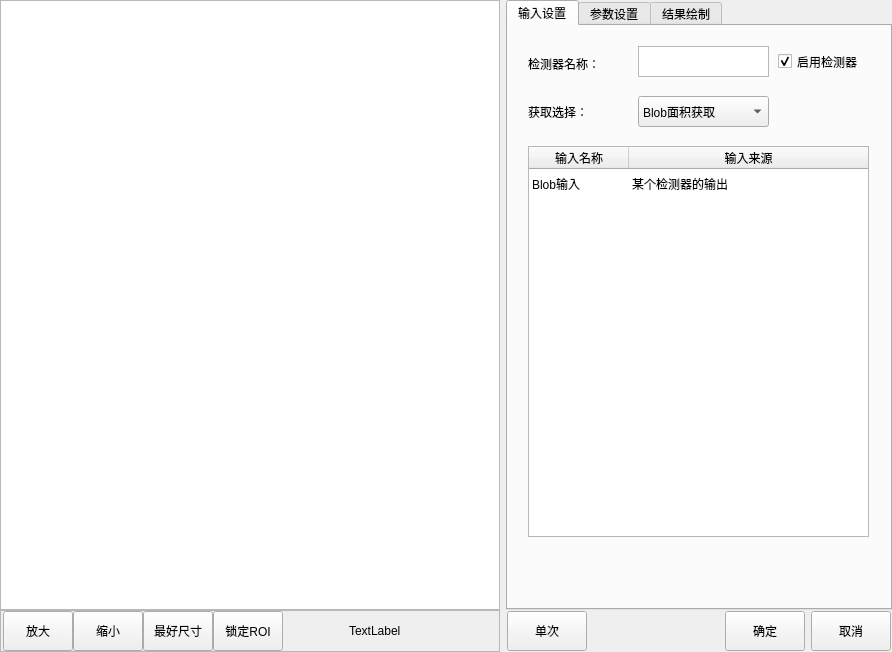
<?xml version="1.0" encoding="UTF-8"?>
<ui version="4.0">
 <class>CMvBlobRelevantGetting</class>
 <widget class="QWidget" name="CMvBlobRelevantGetting">
  <property name="geometry">
   <rect>
    <x>0</x>
    <y>0</y>
    <width>892</width>
    <height>652</height>
   </rect>
  </property>
  <property name="windowTitle">
   <string>Blob相关获取</string>
  </property>
  <layout class="QHBoxLayout" name="horizontalLayout_3">
   <property name="leftMargin">
    <number>0</number>
   </property>
   <property name="topMargin">
    <number>0</number>
   </property>
   <property name="rightMargin">
    <number>0</number>
   </property>
   <property name="bottomMargin">
    <number>0</number>
   </property>
   <item>
    <layout class="QVBoxLayout" name="verticalLayout_2">
     <property name="spacing">
      <number>0</number>
     </property>
     <item>
      <widget class="QGraphicsView" name="graphicsView_mainImage">
       <property name="minimumSize">
        <size>
         <width>500</width>
         <height>600</height>
        </size>
       </property>
       <property name="maximumSize">
        <size>
         <width>16777215</width>
         <height>16777215</height>
        </size>
       </property>
      </widget>
     </item>
     <item>
      <widget class="QFrame" name="frame">
       <property name="minimumSize">
        <size>
         <width>500</width>
         <height>42</height>
        </size>
       </property>
       <property name="maximumSize">
        <size>
         <width>500</width>
         <height>42</height>
        </size>
       </property>
       <property name="frameShape">
        <enum>QFrame::StyledPanel</enum>
       </property>
       <property name="frameShadow">
        <enum>QFrame::Raised</enum>
       </property>
       <layout class="QHBoxLayout" name="horizontalLayout">
        <property name="spacing">
         <number>0</number>
        </property>
        <property name="leftMargin">
         <number>2</number>
        </property>
        <property name="topMargin">
         <number>0</number>
        </property>
        <property name="rightMargin">
         <number>0</number>
        </property>
        <property name="bottomMargin">
         <number>0</number>
        </property>
        <item>
         <widget class="QPushButton" name="pushButton_zoomIn">
          <property name="minimumSize">
           <size>
            <width>70</width>
            <height>40</height>
           </size>
          </property>
          <property name="maximumSize">
           <size>
            <width>70</width>
            <height>40</height>
           </size>
          </property>
          <property name="text">
           <string>放大</string>
          </property>
         </widget>
        </item>
        <item>
         <widget class="QPushButton" name="pushButton_zoomOut">
          <property name="minimumSize">
           <size>
            <width>70</width>
            <height>40</height>
           </size>
          </property>
          <property name="maximumSize">
           <size>
            <width>70</width>
            <height>40</height>
           </size>
          </property>
          <property name="text">
           <string>缩小</string>
          </property>
         </widget>
        </item>
        <item>
         <widget class="QPushButton" name="pushButton_zoomBest">
          <property name="minimumSize">
           <size>
            <width>70</width>
            <height>40</height>
           </size>
          </property>
          <property name="maximumSize">
           <size>
            <width>70</width>
            <height>40</height>
           </size>
          </property>
          <property name="text">
           <string>最好尺寸</string>
          </property>
         </widget>
        </item>
        <item>
         <widget class="QPushButton" name="pushButton_lockRoiMove">
          <property name="minimumSize">
           <size>
            <width>70</width>
            <height>40</height>
           </size>
          </property>
          <property name="maximumSize">
           <size>
            <width>70</width>
            <height>40</height>
           </size>
          </property>
          <property name="text">
           <string>锁定ROI</string>
          </property>
         </widget>
        </item>
        <item>
         <spacer name="horizontalSpacer">
          <property name="orientation">
           <enum>Qt::Horizontal</enum>
          </property>
          <property name="sizeHint" stdset="0">
           <size>
            <width>63</width>
            <height>20</height>
           </size>
          </property>
         </spacer>
        </item>
        <item>
         <widget class="QLabel" name="label_mousePos">
          <property name="minimumSize">
           <size>
            <width>150</width>
            <height>40</height>
           </size>
          </property>
          <property name="maximumSize">
           <size>
            <width>150</width>
            <height>40</height>
           </size>
          </property>
          <property name="text">
           <string>TextLabel</string>
          </property>
         </widget>
        </item>
       </layout>
      </widget>
     </item>
    </layout>
   </item>
   <item>
    <layout class="QVBoxLayout" name="verticalLayout">
     <property name="spacing">
      <number>0</number>
     </property>
     <item>
      <widget class="QTabWidget" name="tabWidget">
       <property name="minimumSize">
        <size>
         <width>382</width>
         <height>602</height>
        </size>
       </property>
       <property name="maximumSize">
        <size>
         <width>16777215</width>
         <height>16777215</height>
        </size>
       </property>
       <property name="currentIndex">
        <number>0</number>
       </property>
       <widget class="QWidget" name="tab">
        <attribute name="title">
         <string>输入设置</string>
        </attribute>
        <widget class="QLabel" name="label_funcName">
         <property name="geometry">
          <rect>
           <x>20</x>
           <y>30</y>
           <width>81</width>
           <height>16</height>
          </rect>
         </property>
         <property name="text">
          <string>检测器名称：</string>
         </property>
        </widget>
        <widget class="QCheckBox" name="checkBox_enableFunc">
         <property name="geometry">
          <rect>
           <x>270</x>
           <y>20</y>
           <width>101</width>
           <height>31</height>
          </rect>
         </property>
         <property name="minimumSize">
          <size>
           <width>101</width>
           <height>31</height>
          </size>
         </property>
         <property name="text">
          <string>启用检测器</string>
         </property>
         <property name="checked">
          <bool>true</bool>
         </property>
        </widget>
        <widget class="QPlainTextEdit" name="plainTextEdit_funcName">
         <property name="geometry">
          <rect>
           <x>130</x>
           <y>20</y>
           <width>131</width>
           <height>31</height>
          </rect>
         </property>
         <property name="minimumSize">
          <size>
           <width>131</width>
           <height>31</height>
          </size>
         </property>
         <property name="maximumSize">
          <size>
           <width>131</width>
           <height>31</height>
          </size>
         </property>
         <property name="overwriteMode">
          <bool>false</bool>
         </property>
        </widget>
        <widget class="QTableWidget" name="tableWidget_input">
         <property name="geometry">
          <rect>
           <x>20</x>
           <y>120</y>
           <width>341</width>
           <height>391</height>
          </rect>
         </property>
         <property name="editTriggers">
          <set>QAbstractItemView::NoEditTriggers</set>
         </property>
         <property name="selectionMode">
          <enum>QAbstractItemView::SingleSelection</enum>
         </property>
         <property name="textElideMode">
          <enum>Qt::ElideRight</enum>
         </property>
         <property name="verticalScrollMode">
          <enum>QAbstractItemView::ScrollPerItem</enum>
         </property>
         <property name="showGrid">
          <bool>false</bool>
         </property>
         <attribute name="horizontalHeaderStretchLastSection">
          <bool>true</bool>
         </attribute>
         <attribute name="verticalHeaderVisible">
          <bool>false</bool>
         </attribute>
         <attribute name="verticalHeaderCascadingSectionResizes">
          <bool>false</bool>
         </attribute>
         <row>
          <property name="text">
           <string>1</string>
          </property>
         </row>
         <column>
          <property name="text">
           <string>输入名称</string>
          </property>
         </column>
         <column>
          <property name="text">
           <string>输入来源</string>
          </property>
         </column>
         <item row="0" column="0">
          <property name="text">
           <string>Blob输入</string>
          </property>
         </item>
         <item row="0" column="1">
          <property name="text">
           <string>某个检测器的输出</string>
          </property>
         </item>
        </widget>
        <widget class="QComboBox" name="comboBox_selection">
         <property name="geometry">
          <rect>
           <x>130</x>
           <y>70</y>
           <width>131</width>
           <height>31</height>
          </rect>
         </property>
         <item>
          <property name="text">
           <string>Blob面积获取</string>
          </property>
         </item>
         <item>
          <property name="text">
           <string>Blob外接正矩形获取</string>
          </property>
         </item>
         <item>
          <property name="text">
           <string>Blob外接斜矩形获取</string>
          </property>
         </item>
         <item>
          <property name="text">
           <string>Blob重心获取</string>
          </property>
         </item>
        </widget>
        <widget class="QLabel" name="label_backgroundType">
         <property name="geometry">
          <rect>
           <x>20</x>
           <y>70</y>
           <width>111</width>
           <height>31</height>
          </rect>
         </property>
         <property name="text">
          <string>获取选择：</string>
         </property>
        </widget>
       </widget>
       <widget class="QWidget" name="tab_2">
        <attribute name="title">
         <string>参数设置</string>
        </attribute>
        <widget class="QLabel" name="label_rsotationAngle">
         <property name="geometry">
          <rect>
           <x>20</x>
           <y>20</y>
           <width>111</width>
           <height>31</height>
          </rect>
         </property>
         <property name="text">
          <string>Blob起始位置：</string>
         </property>
        </widget>
        <widget class="QSpinBox" name="spinBox_startingLocation">
         <property name="geometry">
          <rect>
           <x>20</x>
           <y>50</y>
           <width>101</width>
           <height>31</height>
          </rect>
         </property>
         <property name="maximum">
          <number>5000</number>
         </property>
        </widget>
        <widget class="QSpinBox" name="spinBox_endLocation">
         <property name="geometry">
          <rect>
           <x>140</x>
           <y>50</y>
           <width>101</width>
           <height>31</height>
          </rect>
         </property>
         <property name="maximum">
          <number>5000</number>
         </property>
        </widget>
        <widget class="QLabel" name="label_rsotationAngle_3">
         <property name="geometry">
          <rect>
           <x>140</x>
           <y>20</y>
           <width>111</width>
           <height>31</height>
          </rect>
         </property>
         <property name="text">
          <string>Blob终于位置：</string>
         </property>
        </widget>
       </widget>
       <widget class="QWidget" name="tab_4">
        <attribute name="title">
         <string>结果绘制</string>
        </attribute>
        <widget class="QCheckBox" name="checkBox_valuTrig">
         <property name="geometry">
          <rect>
           <x>20</x>
           <y>20</y>
           <width>101</width>
           <height>31</height>
          </rect>
         </property>
         <property name="text">
          <string>启用绘制</string>
         </property>
         <property name="checked">
          <bool>true</bool>
         </property>
        </widget>
       </widget>
      </widget>
     </item>
     <item>
      <layout class="QHBoxLayout" name="horizontalLayout_2">
       <property name="leftMargin">
        <number>1</number>
       </property>
       <property name="topMargin">
        <number>1</number>
       </property>
       <property name="rightMargin">
        <number>1</number>
       </property>
       <property name="bottomMargin">
        <number>1</number>
       </property>
       <item>
        <widget class="QPushButton" name="pushButton_ones">
         <property name="minimumSize">
          <size>
           <width>80</width>
           <height>40</height>
          </size>
         </property>
         <property name="maximumSize">
          <size>
           <width>80</width>
           <height>40</height>
          </size>
         </property>
         <property name="text">
          <string>单次</string>
         </property>
        </widget>
       </item>
       <item>
        <spacer name="horizontalSpacer_2">
         <property name="orientation">
          <enum>Qt::Horizontal</enum>
         </property>
         <property name="sizeHint" stdset="0">
          <size>
           <width>40</width>
           <height>20</height>
          </size>
         </property>
        </spacer>
       </item>
       <item>
        <widget class="QPushButton" name="pushButton_affirm">
         <property name="minimumSize">
          <size>
           <width>80</width>
           <height>40</height>
          </size>
         </property>
         <property name="maximumSize">
          <size>
           <width>80</width>
           <height>40</height>
          </size>
         </property>
         <property name="text">
          <string>确定</string>
         </property>
        </widget>
       </item>
       <item>
        <widget class="QPushButton" name="pbPrev_cancel">
         <property name="minimumSize">
          <size>
           <width>80</width>
           <height>40</height>
          </size>
         </property>
         <property name="maximumSize">
          <size>
           <width>80</width>
           <height>40</height>
          </size>
         </property>
         <property name="text">
          <string>取消</string>
         </property>
        </widget>
       </item>
      </layout>
     </item>
    </layout>
   </item>
  </layout>
 </widget>
 <layoutdefault spacing="6" margin="11"/>
 <resources>
  <include location="CMvContourMatching.qrc"/>
 </resources>
 <connections/>
</ui>
